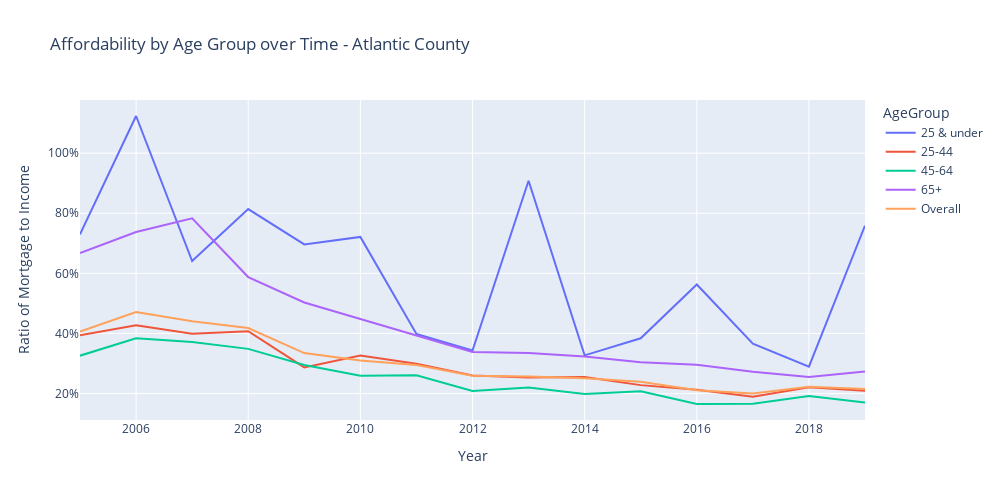

Write notebook code for a chart like this one.
### Code cell
# Plotting income changes over time for all age groups

year_age_group = final_table[['Year','County','mortgage_income_ratio','AgeGroup']]
year_age_group = year_age_group.groupby(by=['Year','County','AgeGroup']).agg('mean')
year_age_group = year_age_group.reset_index()
year_age_group['AgeGroup'] = year_age_group['AgeGroup'].map({'under-25':'25 & under','25-44':'25-44', '45-64':'45-64','65-plus':'65+',\
    'overall':'Overall'})
year_age_group = year_age_group.sort_values(['AgeGroup','Year']) 

for county in year_age_group['County'].unique():
    df = year_age_group[year_age_group['County'] == county]
    # ax = sns.lineplot(data=df, x='Year',y='mortgage_income_ratio', hue='AgeGroup')

    fig = px.line(data_frame=df,x='Year',y='mortgage_income_ratio', color='AgeGroup',\
        labels={'mortgage_income_ratio': 'Ratio of Mortgage to Income'},\
        title= f'Affordability by Age Group over Time - {county}', width=1000, height=500)
    fig.update_yaxes(tickformat='.0%')
    fig.show()

### Figure 1 — Plotly figure (JSON) as saved in the notebook; plotly's stock layout.template omitted (floating-point values rounded to 4 significant figures)
{"data": [{"hovertemplate": "AgeGroup=25 & under<br>Year=%{x}<br>Ratio of Mortgage to Income=%{y}<extra></extra>", "legendgroup": "25 & under", "line": {"color": "#636efa", "dash": "solid"}, "marker": {"symbol": "circle"}, "mode": "lines", "name": "25 & under", "orientation": "v", "showlegend": true, "type": "scatter", "x": [2005, 2006, 2007, 2008, 2009, 2010, 2011, 2012, 2013, 2014, 2015, 2016, 2017, 2018, 2019], "xaxis": "x", "y": [0.7297, 1.124, 0.641, 0.8141, 0.6962, 0.7213, 0.3986, 0.3434, 0.9083, 0.3272, 0.3841, 0.5628, 0.366, 0.2893, 0.7588], "yaxis": "y"}, {"hovertemplate": "AgeGroup=25-44<br>Year=%{x}<br>Ratio of Mortgage to Income=%{y}<extra></extra>", "legendgroup": "25-44", "line": {"color": "#EF553B", "dash": "solid"}, "marker": {"symbol": "circle"}, "mode": "lines", "name": "25-44", "orientation": "v", "showlegend": true, "type": "scatter", "x": [2005, 2006, 2007, 2008, 2009, 2010, 2011, 2012, 2013, 2014, 2015, 2016, 2017, 2018, 2019], "xaxis": "x", "y": [0.3937, 0.4276, 0.399, 0.4073, 0.2872, 0.3265, 0.2993, 0.26, 0.2538, 0.2554, 0.2281, 0.2129, 0.1895, 0.2207, 0.2093], "yaxis": "y"}, {"hovertemplate": "AgeGroup=45-64<br>Year=%{x}<br>Ratio of Mortgage to Income=%{y}<extra></extra>", "legendgroup": "45-64", "line": {"color": "#00cc96", "dash": "solid"}, "marker": {"symbol": "circle"}, "mode": "lines", "name": "45-64", "orientation": "v", "showlegend": true, "type": "scatter", "x": [2005, 2006, 2007, 2008, 2009, 2010, 2011, 2012, 2013, 2014, 2015, 2016, 2017, 2018, 2019], "xaxis": "x", "y": [0.3261, 0.3837, 0.3714, 0.3488, 0.2951, 0.2594, 0.261, 0.2083, 0.2201, 0.1986, 0.2074, 0.1653, 0.1664, 0.1922, 0.17], "yaxis": "y"}, {"hovertemplate": "AgeGroup=65+<br>Year=%{x}<br>Ratio of Mortgage to Income=%{y}<extra></extra>", "legendgroup": "65+", "line": {"color": "#ab63fa", "dash": "solid"}, "marker": {"symbol": "circle"}, "mode": "lines", "name": "65+", "orientation": "v", "showlegend": true, "type": "scatter", "x": [2005, 2006, 2007, 2008, 2009, 2010, 2011, 2012, 2013, 2014, 2015, 2016, 2017, 2018, 2019], "xaxis": "x", "y": [0.6674, 0.7377, 0.783, 0.5877, 0.503, 0.4485, 0.3937, 0.3382, 0.335, 0.3234, 0.304, 0.2955, 0.2727, 0.2548, 0.2737], "yaxis": "y"}, {"hovertemplate": "AgeGroup=Overall<br>Year=%{x}<br>Ratio of Mortgage to Income=%{y}<extra></extra>", "legendgroup": "Overall", "line": {"color": "#FFA15A", "dash": "solid"}, "marker": {"symbol": "circle"}, "mode": "lines", "name": "Overall", "orientation": "v", "showlegend": true, "type": "scatter", "x": [2005, 2006, 2007, 2008, 2009, 2010, 2011, 2012, 2013, 2014, 2015, 2016, 2017, 2018, 2019], "xaxis": "x", "y": [0.4067, 0.4714, 0.4403, 0.4181, 0.3348, 0.31, 0.2951, 0.2593, 0.2569, 0.2509, 0.2391, 0.2112, 0.2003, 0.2228, 0.215], "yaxis": "y"}], "layout": {"height": 500, "legend": {"title": {"text": "AgeGroup"}, "tracegroupgap": 0}, "title": {"text": "Affordability by Age Group over Time - Atlantic County"}, "width": 1000, "xaxis": {"anchor": "y", "domain": [0, 1], "title": {"text": "Year"}}, "yaxis": {"anchor": "x", "domain": [0, 1], "tickformat": ".0%", "title": {"text": "Ratio of Mortgage to Income"}}}}
